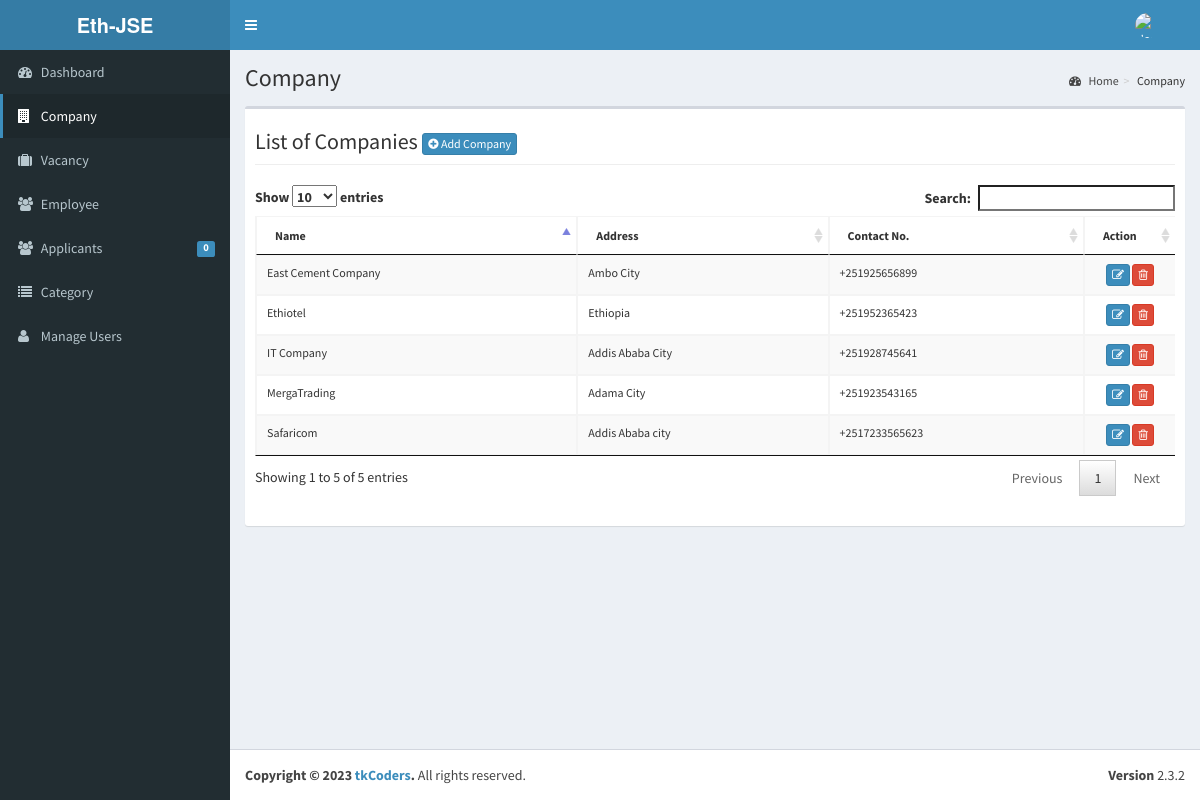
Screenshot of /admin/company/index.php (signed in) with the database file from the repository.
### tables this page shows
CREATE TABLE `tblcompany` (
  `COMPANYID` int(11) NOT NULL,
  `COMPANYNAME` varchar(90) NOT NULL,
  `COMPANYADDRESS` varchar(90) NOT NULL,
  `COMPANYCONTACTNO` varchar(30) NOT NULL,
  `COMPANYSTATUS` varchar(90) NOT NULL,
  `COMPANYMISSION` mediumtext NOT NULL
);

### admin/company/index.php (called while the page is built, shortened)
<?php
require_once ("../theme/templates.php");
?>

### include/database.php (called while the page is built, shortened)
<?php
class Database {
	var $sql_string = '';
	private $conn;
	public function open_connection() {
		$this->conn = mysqli_connect(server,user,pass);
		if(!$this->conn){
			echo "Problem in database connection! Contact administrator!";
			exit();
		}else{
			$db_select = mysqli_select_db($this->conn,database_name);
		}
	}
	function setQuery($sql='') {
		$this->sql_string=$sql;
	}
	function executeQuery() {
		$result = mysqli_query($this->conn,$this->sql_string);
		return $result;
	}
	private function confirm_query($result) {
		return $result;
	}
	function loadResultList( $key='' ) {
		$cur = $this->executeQuery();
		$array = array();
		while ($row = mysqli_fetch_object($cur)) {
			if ($key) {
				$array[$row->$key] = $row;
			} else {
				$array[] = $row;
			}
		}
		return $array;
	}
}
$mydb = new Database();
?>

### admin/company/list.php (the view, shortened to what this page needs)
<div class="row">
      	 <div class="col-lg-12">
           <h1 class="page-header">List of Companies  <a href="index.php?view=add" class="btn btn-primary btn-xs  ">  <i class="fa fa-plus-circle fw-fa"></i> Add Company</a>  </h1>
      		</div>
  		 </div>
 		    <form action="controller.php?action=delete" Method="POST">
		     <div class="table-responsive">
			<table id="dash-table" class="table table-striped table-bordered table-hover"  style="font-size:12px" cellspacing="0">
			  <thead>
			  	<tr>
			  		<th>Name</th>
			  		<th>Address</th>
			  		<th>Contact No.</th>
			  		 <th width="10%" align="center">Action</th>
			  	</tr>
			  </thead>
			  <tbody>
			  	<?php
			  		$mydb->setQuery("SELECT * FROM `tblcompany`");
			  		$cur = $mydb->loadResultList();
					foreach ($cur as $result) {
			  		echo '<tr>';
			  			echo '<td>' . $result->COMPANYNAME.'</td>';
			  			echo '<td>' . $result->COMPANYADDRESS.'</td>';
			  			echo '<td>' . $result->COMPANYCONTACTNO.'</td>';
			  		echo '<td align="center"><a title="Edit" href="index.php?view=edit&id='.$result->COMPANYID.'" class="btn btn-primary btn-xs  ">  <span class="fa fa-edit fw-fa"></a>
			  		     <a title="Delete" href="controller.php?action=delete&id='.$result->COMPANYID.'" class="btn btn-danger btn-xs  ">  <span class="fa  fa-trash-o fw-fa "></a></td>';
			  		echo '</tr>';
			  	}
			  	?>
			  </tbody>
			</table>
			</form>

### rows the page displays
tblcompany: COMPANYNAME "Ethiotel", COMPANYADDRESS "Ethiopia", COMPANYCONTACTNO "+251952365423"
tblcompany: COMPANYNAME "Safaricom", COMPANYADDRESS "Addis Ababa city", COMPANYCONTACTNO "+2517233565623"
tblcompany: COMPANYNAME "MergaTrading", COMPANYADDRESS "Adama City", COMPANYCONTACTNO "+251923543165"
tblcompany: COMPANYNAME "East Cement Company", COMPANYADDRESS "Ambo City", COMPANYCONTACTNO "+251925656899"
tblcompany: COMPANYNAME "IT Company", COMPANYADDRESS "Addis Ababa City", COMPANYCONTACTNO "+251928745641"

### other values shown
$pending->APPL "0"
$title "Company"
